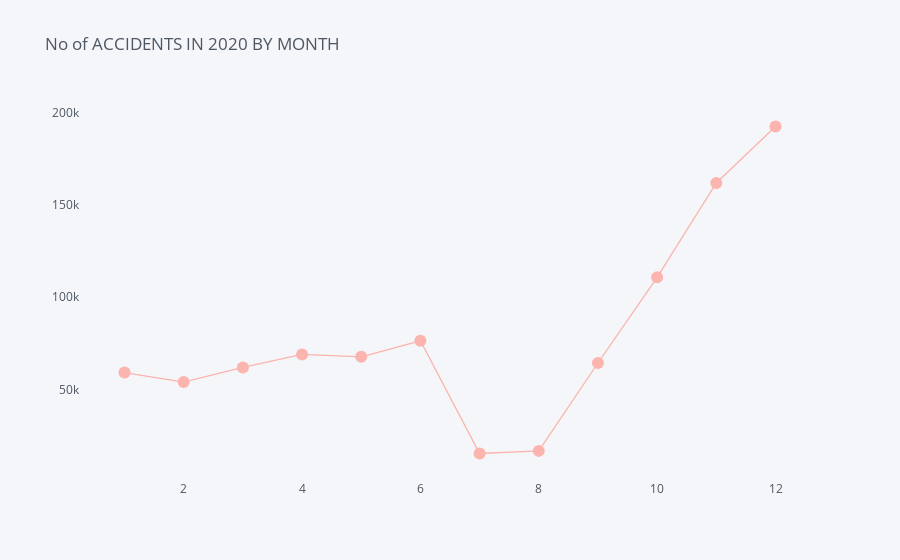

The notebook cell this image was saved under:
### Markdown cell above
- The graph below show that the last quarter of 2020 is where the most accidents happened. Base on this fact and the election of US president happen at the same time. It could be a hypothesis for a correlation but we dont have that data.

### Code cell
df_panda.query('Year==2020').groupby('Month').ID.count().iplot(mode='lines+markers',
                                                                              colorscale='pastel1',
                                                                              showgrid=False,
                                                                              title='No of ACCIDENTS IN 2020 BY MONTH')

### Figure 1 — Plotly figure (JSON) as saved in the notebook; plotly's stock layout.template omitted (floating-point values rounded to 4 significant figures)
{"data": [{"line": {"color": "rgba(251, 180, 174, 1.0)", "dash": "solid", "shape": "linear", "width": 1.3}, "marker": {"size": 12, "symbol": "circle"}, "mode": "lines+markers", "name": "ID", "text": "", "type": "scatter", "x": [1, 2, 3, 4, 5, 6, 7, 8, 9, 10, 11, 12], "y": [59146, 53969, 61894, 68953, 67661, 76329, 15293, 16712, 64310, 110739, 161833, 192416]}], "layout": {"legend": {"bgcolor": "#F5F6F9", "font": {"color": "#4D5663"}}, "paper_bgcolor": "#F5F6F9", "plot_bgcolor": "#F5F6F9", "title": {"font": {"color": "#4D5663"}, "text": "No of ACCIDENTS IN 2020 BY MONTH"}, "xaxis": {"gridcolor": "#E1E5ED", "showgrid": false, "tickfont": {"color": "#4D5663"}, "title": {"font": {"color": "#4D5663"}, "text": ""}, "zerolinecolor": "#E1E5ED"}, "yaxis": {"gridcolor": "#E1E5ED", "showgrid": false, "tickfont": {"color": "#4D5663"}, "title": {"font": {"color": "#4D5663"}, "text": ""}, "zerolinecolor": "#E1E5ED"}}}
